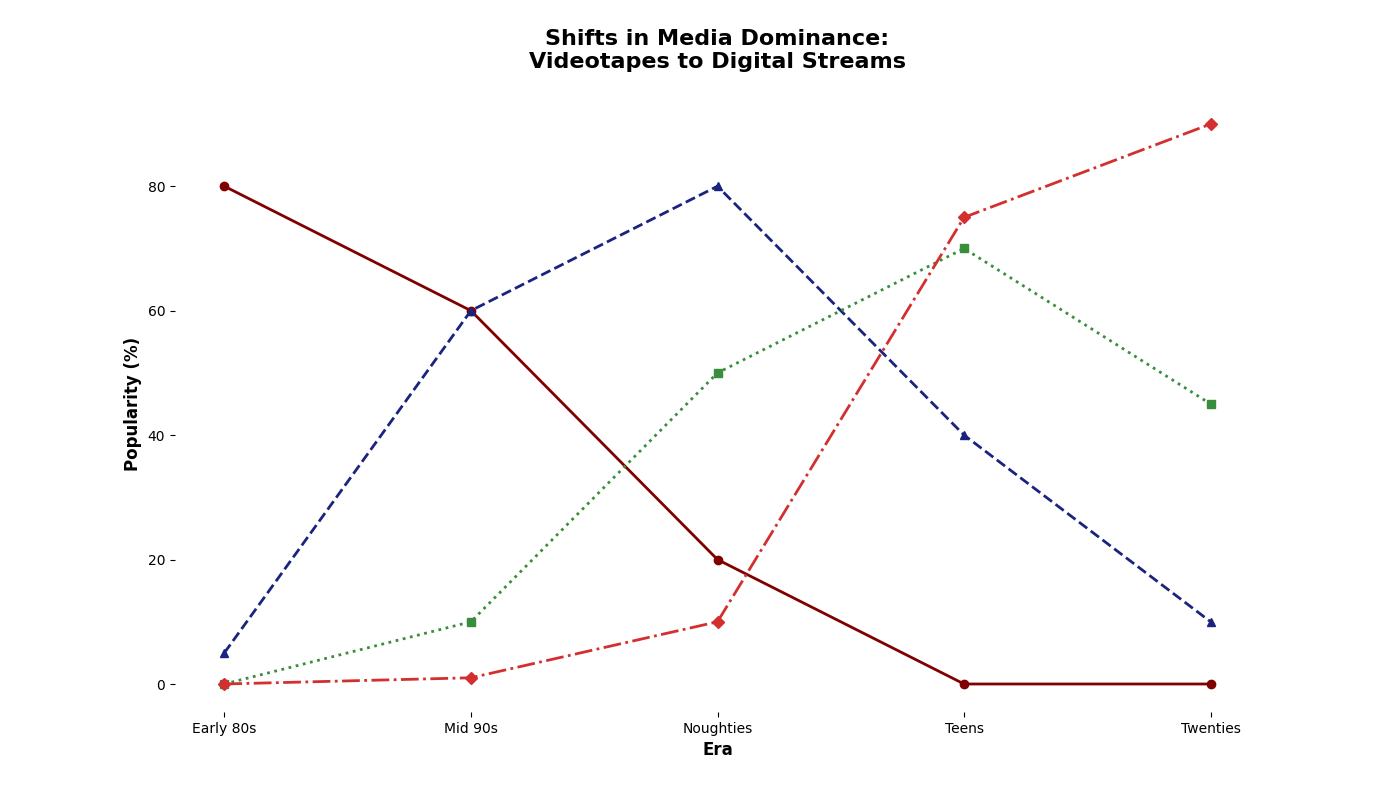

Generate this figure with Python:
import matplotlib.pyplot as plt
import numpy as np

decades = np.array(['Early 80s', 'Mid 90s', 'Noughties', 'Teens', 'Twenties'])

vhs_usage = [80, 60, 20, 0, 0]
dvd_usage = [5, 60, 80, 40, 10]
bluray_usage = [0, 10, 50, 70, 45]
digital_usage = [0, 1, 10, 75, 90]

fig, ax = plt.subplots(figsize=(14, 8))

ax.plot(decades, vhs_usage, marker='o', linestyle='-', linewidth=2, color='#800000')
ax.plot(decades, dvd_usage, marker='^', linestyle='--', linewidth=2, color='#1A237E')
ax.plot(decades, bluray_usage, marker='s', linestyle=':', linewidth=2, color='#388E3C')
ax.plot(decades, digital_usage, marker='D', linestyle='-.', linewidth=2, color='#D32F2F')

ax.set_title("Shifts in Media Dominance:\nVideotapes to Digital Streams", fontsize=16, fontweight='bold', pad=20)
ax.set_xlabel('Era', fontsize=12, fontweight='bold')
ax.set_ylabel('Popularity (%)', fontsize=12, fontweight='bold')

# Removed legend, grid, annotations, and other stylistic elements

for spine in ax.spines.values():
    spine.set_visible(False)

plt.show()
